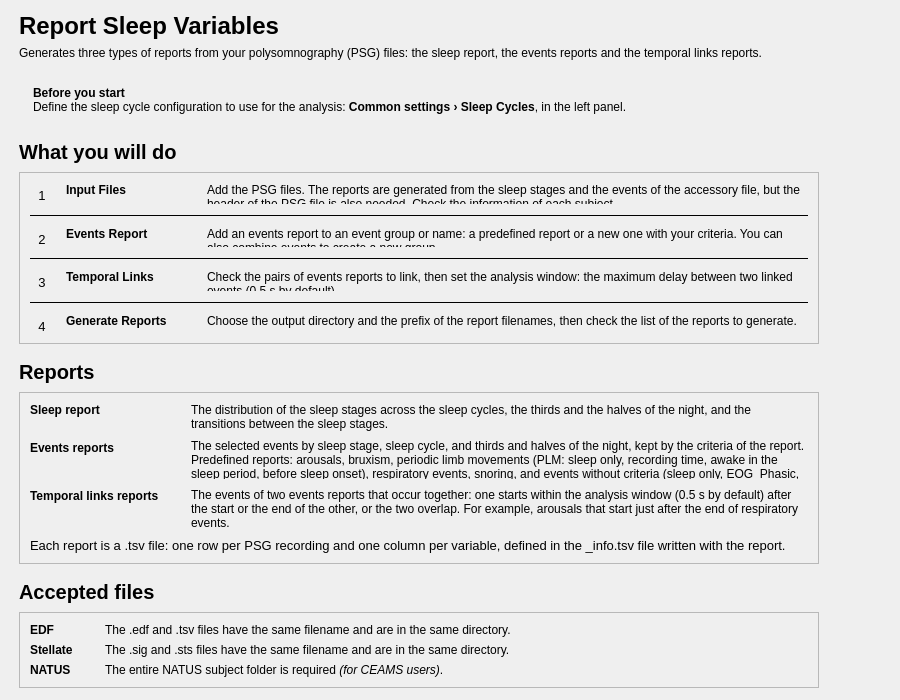
<?xml version="1.0" encoding="UTF-8"?>
<ui version="4.0">
 <class>SleepReportDoc</class>
 <widget class="QWidget" name="SleepReportDoc">
  <property name="geometry">
   <rect>
    <x>0</x>
    <y>0</y>
    <width>900</width>
    <height>700</height>
   </rect>
  </property>
  <property name="windowTitle">
   <string />
  </property>
  <layout class="QVBoxLayout" name="verticalLayout">
   <property name="leftMargin">
    <number>19</number>
   </property>
   <property name="topMargin">
    <number>12</number>
   </property>
   <property name="rightMargin">
    <number>19</number>
   </property>
   <property name="bottomMargin">
    <number>12</number>
   </property>
   <item>
    <layout class="QHBoxLayout" name="content_row" stretch="1,0">
     <property name="leftMargin">
      <number>0</number>
     </property>
     <property name="topMargin">
      <number>0</number>
     </property>
     <property name="rightMargin">
      <number>0</number>
     </property>
     <property name="bottomMargin">
      <number>0</number>
     </property>
     <item>
      <widget class="QWidget" name="content_widget" native="true">
       <property name="maximumSize">
        <size>
         <width>800</width>
         <height>16777215</height>
        </size>
       </property>
       <layout class="QVBoxLayout" name="content_layout">
        <property name="spacing">
         <number>16</number>
        </property>
        <property name="leftMargin">
         <number>0</number>
        </property>
        <property name="topMargin">
         <number>0</number>
        </property>
        <property name="rightMargin">
         <number>0</number>
        </property>
        <property name="bottomMargin">
         <number>0</number>
        </property>
        <item>
         <layout class="QVBoxLayout" name="header_layout">
          <property name="spacing">
           <number>6</number>
          </property>
          <item>
           <widget class="QLabel" name="title_label">
            <property name="font">
             <font>
              <pointsize>18</pointsize>
              <bold>true</bold>
             </font>
            </property>
            <property name="text">
             <string>Report Sleep Variables</string>
            </property>
           </widget>
          </item>
          <item>
           <widget class="QLabel" name="subtitle_label">
            <property name="text">
             <string>Generates three types of reports from your polysomnography (PSG) files: the sleep report, the events reports and the temporal links reports.</string>
            </property>
            <property name="wordWrap">
             <bool>true</bool>
            </property>
            <property name="variant" stdset="0">
             <string notr="true">help</string>
            </property>
           </widget>
          </item>
         </layout>
        </item>
        <item>
         <widget class="QFrame" name="common_settings_info">
          <property name="frameShape">
           <enum>QFrame::Shape::NoFrame</enum>
          </property>
          <property name="variant" stdset="0">
           <string notr="true">info</string>
          </property>
          <layout class="QHBoxLayout" name="common_settings_info_layout">
           <property name="leftMargin">
            <number>14</number>
           </property>
           <property name="topMargin">
            <number>10</number>
           </property>
           <property name="rightMargin">
            <number>14</number>
           </property>
           <property name="bottomMargin">
            <number>10</number>
           </property>
           <item>
            <widget class="QLabel" name="common_settings_info_label">
             <property name="text">
              <string>&lt;b&gt;Before you start&lt;/b&gt;&lt;br/&gt;Define the sleep cycle configuration to use for the analysis: &lt;b&gt;Common settings › Sleep Cycles&lt;/b&gt;, in the left panel.</string>
             </property>
             <property name="textFormat">
              <enum>Qt::TextFormat::RichText</enum>
             </property>
             <property name="wordWrap">
              <bool>true</bool>
             </property>
            </widget>
           </item>
          </layout>
         </widget>
        </item>
        <item>
         <layout class="QVBoxLayout" name="steps_section_layout">
          <property name="spacing">
           <number>8</number>
          </property>
          <item>
           <widget class="QLabel" name="steps_title_label">
            <property name="font">
             <font>
              <pointsize>15</pointsize>
              <bold>true</bold>
             </font>
            </property>
            <property name="text">
             <string>What you will do</string>
            </property>
           </widget>
          </item>
          <item>
           <widget class="QFrame" name="steps_card">
            <property name="frameShape">
             <enum>QFrame::Shape::StyledPanel</enum>
            </property>
            <property name="frameShadow">
             <enum>QFrame::Shadow::Raised</enum>
            </property>
            <layout class="QVBoxLayout" name="steps_card_layout">
             <property name="spacing">
              <number>10</number>
             </property>
             <property name="leftMargin">
              <number>10</number>
             </property>
             <property name="topMargin">
              <number>10</number>
             </property>
             <property name="rightMargin">
              <number>10</number>
             </property>
             <property name="bottomMargin">
              <number>10</number>
             </property>
             <item>
              <layout class="QGridLayout" name="steps_grid" columnstretch="0,0,0,1">
               <property name="horizontalSpacing">
                <number>12</number>
               </property>
               <property name="verticalSpacing">
                <number>10</number>
               </property>
               <item row="0" column="0" alignment="Qt::AlignmentFlag::AlignTop">
                <widget class="QLabel" name="step_1_number_label">
                 <property name="font">
                  <font>
                   <pointsize>10</pointsize>
                  </font>
                 </property>
                 <property name="text">
                  <string>1</string>
                 </property>
                 <property name="variant" stdset="0">
                  <string notr="true">step_number</string>
                 </property>
                 <property name="minimumSize">
                  <size>
                   <width>24</width>
                   <height>24</height>
                  </size>
                 </property>
                 <property name="maximumSize">
                  <size>
                   <width>24</width>
                   <height>24</height>
                  </size>
                 </property>
                 <property name="alignment">
                  <set>Qt::AlignmentFlag::AlignCenter</set>
                 </property>
                </widget>
               </item>
               <item row="0" column="1">
                <widget class="QLabel" name="step_1_name_label">
                 <property name="font">
                  <font>
                   <bold>true</bold>
                  </font>
                 </property>
                 <property name="text">
                  <string>Input Files</string>
                 </property>
                 <property name="alignment">
                  <set>Qt::AlignmentFlag::AlignLeading|Qt::AlignmentFlag::AlignLeft|Qt::AlignmentFlag::AlignTop</set>
                 </property>
                </widget>
               </item>
               <item row="0" column="2">
                <spacer name="steps_gap">
                 <property name="orientation">
                  <enum>Qt::Orientation::Horizontal</enum>
                 </property>
                 <property name="sizeType">
                  <enum>QSizePolicy::Policy::Fixed</enum>
                 </property>
                 <property name="sizeHint" stdset="0">
                  <size>
                   <width>16</width>
                   <height>20</height>
                  </size>
                 </property>
                </spacer>
               </item>
               <item row="0" column="3">
                <widget class="QLabel" name="step_1_label">
                 <property name="text">
                  <string>Add the PSG files. The reports are generated from the sleep stages and the events of the accessory file, but the header of the PSG file is also needed. Check the information of each subject.</string>
                 </property>
                 <property name="wordWrap">
                  <bool>true</bool>
                 </property>
                 <property name="variant" stdset="0">
                  <string notr="true">help</string>
                 </property>
                 <property name="alignment">
                  <set>Qt::AlignmentFlag::AlignLeading|Qt::AlignmentFlag::AlignLeft|Qt::AlignmentFlag::AlignTop</set>
                 </property>
                </widget>
               </item>
               <item row="1" column="0" rowspan="1" colspan="4">
                <widget class="QFrame" name="step_line_2">
                 <property name="frameShape">
                  <enum>QFrame::Shape::HLine</enum>
                 </property>
                 <property name="frameShadow">
                  <enum>QFrame::Shadow::Plain</enum>
                 </property>
                </widget>
               </item>
               <item row="2" column="0" alignment="Qt::AlignmentFlag::AlignTop">
                <widget class="QLabel" name="step_2_number_label">
                 <property name="font">
                  <font>
                   <pointsize>10</pointsize>
                  </font>
                 </property>
                 <property name="text">
                  <string>2</string>
                 </property>
                 <property name="variant" stdset="0">
                  <string notr="true">step_number</string>
                 </property>
                 <property name="minimumSize">
                  <size>
                   <width>24</width>
                   <height>24</height>
                  </size>
                 </property>
                 <property name="maximumSize">
                  <size>
                   <width>24</width>
                   <height>24</height>
                  </size>
                 </property>
                 <property name="alignment">
                  <set>Qt::AlignmentFlag::AlignCenter</set>
                 </property>
                </widget>
               </item>
               <item row="2" column="1">
                <widget class="QLabel" name="step_2_name_label">
                 <property name="font">
                  <font>
                   <bold>true</bold>
                  </font>
                 </property>
                 <property name="text">
                  <string>Events Report</string>
                 </property>
                 <property name="alignment">
                  <set>Qt::AlignmentFlag::AlignLeading|Qt::AlignmentFlag::AlignLeft|Qt::AlignmentFlag::AlignTop</set>
                 </property>
                </widget>
               </item>
               <item row="2" column="3">
                <widget class="QLabel" name="step_2_label">
                 <property name="text">
                  <string>Add an events report to an event group or name: a predefined report or a new one with your criteria. You can also combine events to create a new group.</string>
                 </property>
                 <property name="wordWrap">
                  <bool>true</bool>
                 </property>
                 <property name="variant" stdset="0">
                  <string notr="true">help</string>
                 </property>
                 <property name="alignment">
                  <set>Qt::AlignmentFlag::AlignLeading|Qt::AlignmentFlag::AlignLeft|Qt::AlignmentFlag::AlignTop</set>
                 </property>
                </widget>
               </item>
               <item row="3" column="0" rowspan="1" colspan="4">
                <widget class="QFrame" name="step_line_3">
                 <property name="frameShape">
                  <enum>QFrame::Shape::HLine</enum>
                 </property>
                 <property name="frameShadow">
                  <enum>QFrame::Shadow::Plain</enum>
                 </property>
                </widget>
               </item>
               <item row="4" column="0" alignment="Qt::AlignmentFlag::AlignTop">
                <widget class="QLabel" name="step_3_number_label">
                 <property name="font">
                  <font>
                   <pointsize>10</pointsize>
                  </font>
                 </property>
                 <property name="text">
                  <string>3</string>
                 </property>
                 <property name="variant" stdset="0">
                  <string notr="true">step_number</string>
                 </property>
                 <property name="minimumSize">
                  <size>
                   <width>24</width>
                   <height>24</height>
                  </size>
                 </property>
                 <property name="maximumSize">
                  <size>
                   <width>24</width>
                   <height>24</height>
                  </size>
                 </property>
                 <property name="alignment">
                  <set>Qt::AlignmentFlag::AlignCenter</set>
                 </property>
                </widget>
               </item>
               <item row="4" column="1">
                <widget class="QLabel" name="step_3_name_label">
                 <property name="font">
                  <font>
                   <bold>true</bold>
                  </font>
                 </property>
                 <property name="text">
                  <string>Temporal Links</string>
                 </property>
                 <property name="alignment">
                  <set>Qt::AlignmentFlag::AlignLeading|Qt::AlignmentFlag::AlignLeft|Qt::AlignmentFlag::AlignTop</set>
                 </property>
                </widget>
               </item>
               <item row="4" column="3">
                <widget class="QLabel" name="step_3_label">
                 <property name="text">
                  <string>Check the pairs of events reports to link, then set the analysis window: the maximum delay between two linked events (0.5 s by default).</string>
                 </property>
                 <property name="wordWrap">
                  <bool>true</bool>
                 </property>
                 <property name="variant" stdset="0">
                  <string notr="true">help</string>
                 </property>
                 <property name="alignment">
                  <set>Qt::AlignmentFlag::AlignLeading|Qt::AlignmentFlag::AlignLeft|Qt::AlignmentFlag::AlignTop</set>
                 </property>
                </widget>
               </item>
               <item row="5" column="0" rowspan="1" colspan="4">
                <widget class="QFrame" name="step_line_4">
                 <property name="frameShape">
                  <enum>QFrame::Shape::HLine</enum>
                 </property>
                 <property name="frameShadow">
                  <enum>QFrame::Shadow::Plain</enum>
                 </property>
                </widget>
               </item>
               <item row="6" column="0" alignment="Qt::AlignmentFlag::AlignTop">
                <widget class="QLabel" name="step_4_number_label">
                 <property name="font">
                  <font>
                   <pointsize>10</pointsize>
                  </font>
                 </property>
                 <property name="text">
                  <string>4</string>
                 </property>
                 <property name="variant" stdset="0">
                  <string notr="true">step_number</string>
                 </property>
                 <property name="minimumSize">
                  <size>
                   <width>24</width>
                   <height>24</height>
                  </size>
                 </property>
                 <property name="maximumSize">
                  <size>
                   <width>24</width>
                   <height>24</height>
                  </size>
                 </property>
                 <property name="alignment">
                  <set>Qt::AlignmentFlag::AlignCenter</set>
                 </property>
                </widget>
               </item>
               <item row="6" column="1">
                <widget class="QLabel" name="step_4_name_label">
                 <property name="font">
                  <font>
                   <bold>true</bold>
                  </font>
                 </property>
                 <property name="text">
                  <string>Generate Reports</string>
                 </property>
                 <property name="alignment">
                  <set>Qt::AlignmentFlag::AlignLeading|Qt::AlignmentFlag::AlignLeft|Qt::AlignmentFlag::AlignTop</set>
                 </property>
                </widget>
               </item>
               <item row="6" column="3">
                <widget class="QLabel" name="step_4_label">
                 <property name="text">
                  <string>Choose the output directory and the prefix of the report filenames, then check the list of the reports to generate.</string>
                 </property>
                 <property name="wordWrap">
                  <bool>true</bool>
                 </property>
                 <property name="variant" stdset="0">
                  <string notr="true">help</string>
                 </property>
                 <property name="alignment">
                  <set>Qt::AlignmentFlag::AlignLeading|Qt::AlignmentFlag::AlignLeft|Qt::AlignmentFlag::AlignTop</set>
                 </property>
                </widget>
               </item>
              </layout>
             </item>
            </layout>
           </widget>
          </item>
         </layout>
        </item>
        <item>
         <layout class="QVBoxLayout" name="reports_section_layout">
          <property name="spacing">
           <number>8</number>
          </property>
          <item>
           <widget class="QLabel" name="reports_title_label">
            <property name="font">
             <font>
              <pointsize>15</pointsize>
              <bold>true</bold>
             </font>
            </property>
            <property name="text">
             <string>Reports</string>
            </property>
           </widget>
          </item>
          <item>
           <widget class="QFrame" name="reports_card">
            <property name="frameShape">
             <enum>QFrame::Shape::StyledPanel</enum>
            </property>
            <property name="frameShadow">
             <enum>QFrame::Shadow::Raised</enum>
            </property>
            <layout class="QVBoxLayout" name="reports_card_layout">
             <property name="spacing">
              <number>10</number>
             </property>
             <property name="leftMargin">
              <number>10</number>
             </property>
             <property name="topMargin">
              <number>10</number>
             </property>
             <property name="rightMargin">
              <number>10</number>
             </property>
             <property name="bottomMargin">
              <number>10</number>
             </property>
             <item>
              <layout class="QGridLayout" name="report_grid" columnstretch="0,1">
               <property name="horizontalSpacing">
                <number>32</number>
               </property>
               <property name="verticalSpacing">
                <number>10</number>
               </property>
               <item row="0" column="0">
                <widget class="QLabel" name="report_1_name_label">
                 <property name="font">
                  <font>
                   <bold>true</bold>
                  </font>
                 </property>
                 <property name="text">
                  <string>Sleep report</string>
                 </property>
                 <property name="alignment">
                  <set>Qt::AlignmentFlag::AlignLeading|Qt::AlignmentFlag::AlignLeft|Qt::AlignmentFlag::AlignTop</set>
                 </property>
                </widget>
               </item>
               <item row="0" column="1">
                <widget class="QLabel" name="report_1_label">
                 <property name="text">
                  <string>The distribution of the sleep stages across the sleep cycles, the thirds and the halves of the night, and the transitions between the sleep stages.</string>
                 </property>
                 <property name="wordWrap">
                  <bool>true</bool>
                 </property>
                </widget>
               </item>
               <item row="1" column="0">
                <widget class="QLabel" name="report_2_name_label">
                 <property name="font">
                  <font>
                   <bold>true</bold>
                  </font>
                 </property>
                 <property name="text">
                  <string>Events reports</string>
                 </property>
                 <property name="alignment">
                  <set>Qt::AlignmentFlag::AlignLeading|Qt::AlignmentFlag::AlignLeft|Qt::AlignmentFlag::AlignTop</set>
                 </property>
                </widget>
               </item>
               <item row="1" column="1">
                <widget class="QLabel" name="report_2_label">
                 <property name="text">
                  <string>The selected events by sleep stage, sleep cycle, and thirds and halves of the night, kept by the criteria of the report. Predefined reports: arousals, bruxism, periodic limb movements (PLM: sleep only, recording time, awake in the sleep period, before sleep onset), respiratory events, snoring, and events without criteria (sleep only, EOG_Phasic, EOG_Tonic).</string>
                 </property>
                 <property name="wordWrap">
                  <bool>true</bool>
                 </property>
                </widget>
               </item>
               <item row="2" column="0">
                <widget class="QLabel" name="report_3_name_label">
                 <property name="font">
                  <font>
                   <bold>true</bold>
                  </font>
                 </property>
                 <property name="text">
                  <string>Temporal links reports</string>
                 </property>
                 <property name="alignment">
                  <set>Qt::AlignmentFlag::AlignLeading|Qt::AlignmentFlag::AlignLeft|Qt::AlignmentFlag::AlignTop</set>
                 </property>
                </widget>
               </item>
               <item row="2" column="1">
                <widget class="QLabel" name="report_3_label">
                 <property name="text">
                  <string>The events of two events reports that occur together: one starts within the analysis window (0.5 s by default) after the start or the end of the other, or the two overlap. For example, arousals that start just after the end of respiratory events.</string>
                 </property>
                 <property name="wordWrap">
                  <bool>true</bool>
                 </property>
                </widget>
               </item>
              </layout>
             </item>
             <item>
              <widget class="QLabel" name="reports_note_label">
               <property name="font">
                <font>
                 <pointsize>10</pointsize>
                </font>
               </property>
               <property name="text">
                <string>Each report is a .tsv file: one row per PSG recording and one column per variable, defined in the _info.tsv file written with the report.</string>
               </property>
               <property name="wordWrap">
                <bool>true</bool>
               </property>
               <property name="variant" stdset="0">
                <string notr="true">help</string>
               </property>
              </widget>
             </item>
            </layout>
           </widget>
          </item>
         </layout>
        </item>
        <item>
         <layout class="QVBoxLayout" name="files_section_layout">
          <property name="spacing">
           <number>8</number>
          </property>
          <item>
           <widget class="QLabel" name="files_title_label">
            <property name="font">
             <font>
              <pointsize>15</pointsize>
              <bold>true</bold>
             </font>
            </property>
            <property name="text">
             <string>Accepted files</string>
            </property>
           </widget>
          </item>
          <item>
           <widget class="QFrame" name="files_card">
            <property name="frameShape">
             <enum>QFrame::Shape::StyledPanel</enum>
            </property>
            <property name="frameShadow">
             <enum>QFrame::Shadow::Raised</enum>
            </property>
            <layout class="QVBoxLayout" name="files_card_layout">
             <property name="spacing">
              <number>10</number>
             </property>
             <property name="leftMargin">
              <number>10</number>
             </property>
             <property name="topMargin">
              <number>10</number>
             </property>
             <property name="rightMargin">
              <number>10</number>
             </property>
             <property name="bottomMargin">
              <number>10</number>
             </property>
             <item>
              <layout class="QGridLayout" name="files_grid" columnstretch="0,1">
               <property name="horizontalSpacing">
                <number>32</number>
               </property>
               <property name="verticalSpacing">
                <number>6</number>
               </property>
               <item row="0" column="0">
                <widget class="QLabel" name="file_1_name_label">
                 <property name="font">
                  <font>
                   <bold>true</bold>
                  </font>
                 </property>
                 <property name="text">
                  <string>EDF</string>
                 </property>
                </widget>
               </item>
               <item row="0" column="1">
                <widget class="QLabel" name="file_1_label">
                 <property name="text">
                  <string>The .edf and .tsv files have the same filename and are in the same directory.</string>
                 </property>
                 <property name="wordWrap">
                  <bool>true</bool>
                 </property>
                </widget>
               </item>
               <item row="1" column="0">
                <widget class="QLabel" name="file_2_name_label">
                 <property name="font">
                  <font>
                   <bold>true</bold>
                  </font>
                 </property>
                 <property name="text">
                  <string>Stellate</string>
                 </property>
                </widget>
               </item>
               <item row="1" column="1">
                <widget class="QLabel" name="file_2_label">
                 <property name="text">
                  <string>The .sig and .sts files have the same filename and are in the same directory.</string>
                 </property>
                 <property name="wordWrap">
                  <bool>true</bool>
                 </property>
                </widget>
               </item>
               <item row="2" column="0">
                <widget class="QLabel" name="file_3_name_label">
                 <property name="font">
                  <font>
                   <bold>true</bold>
                  </font>
                 </property>
                 <property name="text">
                  <string>NATUS</string>
                 </property>
                </widget>
               </item>
               <item row="2" column="1">
                <widget class="QLabel" name="file_3_label">
                 <property name="text">
                  <string>The entire NATUS subject folder is required &lt;i&gt;(for CEAMS users)&lt;/i&gt;.</string>
                 </property>
                 <property name="textFormat">
                  <enum>Qt::TextFormat::RichText</enum>
                 </property>
                 <property name="wordWrap">
                  <bool>true</bool>
                 </property>
                </widget>
               </item>
              </layout>
             </item>
            </layout>
           </widget>
          </item>
         </layout>
        </item>
       </layout>
      </widget>
     </item>
     <item>
      <spacer name="content_spacer">
       <property name="orientation">
        <enum>Qt::Orientation::Horizontal</enum>
       </property>
       <property name="sizeHint" stdset="0">
        <size>
         <width>40</width>
         <height>20</height>
        </size>
       </property>
      </spacer>
     </item>
    </layout>
   </item>
   <item>
    <spacer name="verticalSpacer">
     <property name="orientation">
      <enum>Qt::Orientation::Vertical</enum>
     </property>
     <property name="sizeHint" stdset="0">
      <size>
       <width>40</width>
       <height>20</height>
      </size>
     </property>
    </spacer>
   </item>
  </layout>
 </widget>
 <resources>
  <include location="../../../../../snooz-toolbox/src/main/python/ui/themes/themes.qrc" />
 </resources>
 <connections />
</ui>
